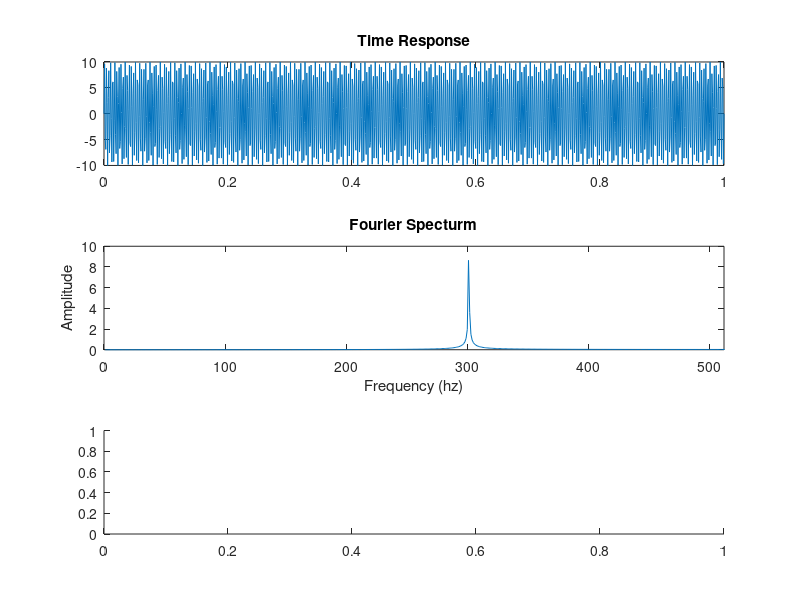

The MATLAB source for this figure: (Note: this script raises an error after producing the figure.)
%Time invarient singal of frequency 300hz
close all; clc; clear;
observe_time = 1;
sample_freq = 1024;
n_sample_pt = observe_time * sample_freq + 1;
time_line = linspace(0, 1, n_sample_pt);
dt = 1/sample_freq;
f0 = 300;
a0 = 10;

signal = zeros([n_sample_pt, 1]);
for i = 1:n_sample_pt
    t = dt*(i-1);
    signal(i) = a0 * sin(2*pi*f0*t);
end

figure;
subplot(3, 1, 1);
plot(time_line, signal);
title("Time Response");

subplot(3, 1, 2);
plot(abs(2*fft(signal)/n_sample_pt));
xlim([0, 512]);
title("Fourier Specturm");
ylabel("Amplitude")
xlabel("Frequency (hz)");

subplot(3, 1, 3);
spectrogram(signal, hann(128), [], [], sample_freq, "yaxis"); %not giving argument noverlap and f
title("Spectrogram")
ylabel("Frequency")
xlabel("Time (ms)")


